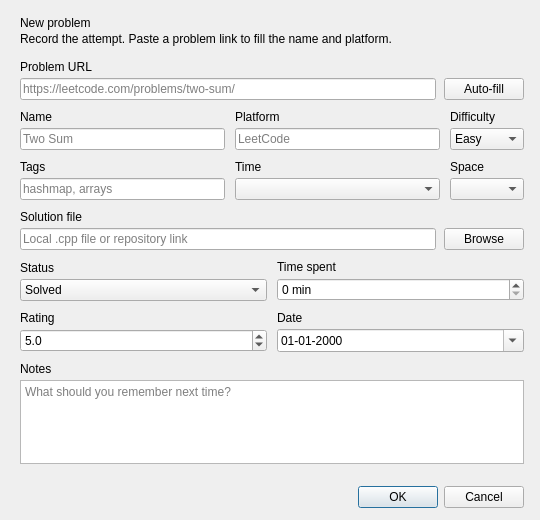
<?xml version="1.0" encoding="UTF-8"?>
<ui version="4.0">
 <class>AddProblemDialog</class>
 <widget class="QDialog" name="AddProblemDialog">
  <property name="geometry">
   <rect>
    <x>0</x>
    <y>0</y>
    <width>540</width>
    <height>520</height>
   </rect>
  </property>
  <property name="minimumSize">
   <size>
    <width>480</width>
    <height>420</height>
   </size>
  </property>
  <property name="windowTitle">
   <string>Add problem</string>
  </property>
  <layout class="QVBoxLayout" name="rootLayout">
   <property name="spacing">
    <number>0</number>
   </property>
   <property name="leftMargin">
    <number>0</number>
   </property>
   <property name="topMargin">
    <number>0</number>
   </property>
   <property name="rightMargin">
    <number>0</number>
   </property>
   <property name="bottomMargin">
    <number>0</number>
   </property>
   <item>
    <widget class="QWidget" name="dialogHeader">
     <layout class="QVBoxLayout" name="headerLayout">
      <property name="spacing">
       <number>2</number>
      </property>
      <property name="leftMargin">
       <number>20</number>
      </property>
      <property name="topMargin">
       <number>16</number>
      </property>
      <property name="rightMargin">
       <number>20</number>
      </property>
      <property name="bottomMargin">
       <number>10</number>
      </property>
      <item>
       <widget class="QLabel" name="dialogTitle">
        <property name="text">
         <string>New problem</string>
        </property>
       </widget>
      </item>
      <item>
       <widget class="QLabel" name="dialogSubtitle">
        <property name="wordWrap">
         <bool>true</bool>
        </property>
        <property name="text">
         <string>Record the attempt. Paste a problem link to fill the name and platform.</string>
        </property>
       </widget>
      </item>
     </layout>
    </widget>
   </item>
   <item>
    <widget class="QScrollArea" name="formScroll">
     <property name="widgetResizable">
      <bool>true</bool>
     </property>
     <property name="frameShape">
      <enum>QFrame::NoFrame</enum>
     </property>
     <property name="horizontalScrollBarPolicy">
      <enum>Qt::ScrollBarAlwaysOff</enum>
     </property>
     <property name="verticalScrollBarPolicy">
      <enum>Qt::ScrollBarAsNeeded</enum>
     </property>
     <property name="sizePolicy">
      <sizepolicy hsizetype="Preferred" vsizetype="Expanding">
       <horstretch>0</horstretch>
       <verstretch>1</verstretch>
      </sizepolicy>
     </property>
     <widget class="QFrame" name="formCard">
      <property name="frameShape">
       <enum>QFrame::NoFrame</enum>
      </property>
      <layout class="QGridLayout" name="formGrid">
       <property name="horizontalSpacing">
        <number>10</number>
       </property>
       <property name="verticalSpacing">
        <number>10</number>
       </property>
       <property name="leftMargin">
        <number>20</number>
       </property>
       <property name="topMargin">
        <number>4</number>
       </property>
       <property name="rightMargin">
        <number>16</number>
       </property>
       <property name="bottomMargin">
        <number>12</number>
       </property>
       <item row="0" column="0" colspan="3">
        <layout class="QVBoxLayout" name="urlColumn">
         <property name="spacing">
          <number>4</number>
         </property>
         <item>
          <widget class="QLabel" name="labelUrl">
           <property name="text">
            <string>Problem URL</string>
           </property>
          </widget>
         </item>
         <item>
          <layout class="QHBoxLayout" name="urlRow">
           <property name="spacing">
            <number>8</number>
           </property>
           <item>
            <widget class="QLineEdit" name="urlEdit">
             <property name="placeholderText">
              <string>https://leetcode.com/problems/two-sum/</string>
             </property>
            </widget>
           </item>
           <item>
            <widget class="QPushButton" name="autoFillButton">
             <property name="text">
              <string>Auto-fill</string>
             </property>
             <property name="toolTip">
              <string>Fill name and platform from the problem link</string>
             </property>
            </widget>
           </item>
          </layout>
         </item>
        </layout>
       </item>
       <item row="1" column="0">
        <layout class="QVBoxLayout" name="nameColumn">
         <property name="spacing">
          <number>4</number>
         </property>
         <item>
          <widget class="QLabel" name="labelName">
           <property name="text">
            <string>Name</string>
           </property>
          </widget>
         </item>
         <item>
          <widget class="QLineEdit" name="nameEdit">
           <property name="placeholderText">
            <string>Two Sum</string>
           </property>
          </widget>
         </item>
        </layout>
       </item>
       <item row="1" column="1">
        <layout class="QVBoxLayout" name="platformColumn">
         <property name="spacing">
          <number>4</number>
         </property>
         <item>
          <widget class="QLabel" name="labelPlatform">
           <property name="text">
            <string>Platform</string>
           </property>
          </widget>
         </item>
         <item>
          <widget class="QLineEdit" name="platformEdit">
           <property name="placeholderText">
            <string>LeetCode</string>
           </property>
          </widget>
         </item>
        </layout>
       </item>
       <item row="1" column="2">
        <layout class="QVBoxLayout" name="difficultyColumn">
         <property name="spacing">
          <number>4</number>
         </property>
         <item>
          <widget class="QLabel" name="labelDifficulty">
           <property name="text">
            <string>Difficulty</string>
           </property>
          </widget>
         </item>
         <item>
          <widget class="QComboBox" name="difficultyCombo">
           <item>
            <property name="text">
             <string>Easy</string>
            </property>
           </item>
           <item>
            <property name="text">
             <string>Medium</string>
            </property>
           </item>
           <item>
            <property name="text">
             <string>Hard</string>
            </property>
           </item>
          </widget>
         </item>
        </layout>
       </item>
       <item row="2" column="0">
        <layout class="QVBoxLayout" name="tagsColumn">
         <property name="spacing">
          <number>4</number>
         </property>
         <item>
          <widget class="QLabel" name="labelTags">
           <property name="text">
            <string>Tags</string>
           </property>
          </widget>
         </item>
         <item>
          <widget class="QLineEdit" name="tagsEdit">
           <property name="placeholderText">
            <string>hashmap, arrays</string>
           </property>
          </widget>
         </item>
        </layout>
       </item>
       <item row="2" column="1">
        <layout class="QVBoxLayout" name="timeComplexityColumn">
         <property name="spacing">
          <number>4</number>
         </property>
         <item>
          <widget class="QLabel" name="labelTimeComplexity">
           <property name="text">
            <string>Time</string>
           </property>
           <property name="toolTip">
            <string>Time complexity</string>
           </property>
          </widget>
         </item>
         <item>
          <widget class="QComboBox" name="timeComplexityCombo">
           <property name="toolTip">
            <string>Time complexity</string>
           </property>
          </widget>
         </item>
        </layout>
       </item>
       <item row="2" column="2">
        <layout class="QVBoxLayout" name="spaceComplexityColumn">
         <property name="spacing">
          <number>4</number>
         </property>
         <item>
          <widget class="QLabel" name="labelSpaceComplexity">
           <property name="text">
            <string>Space</string>
           </property>
           <property name="toolTip">
            <string>Space complexity</string>
           </property>
          </widget>
         </item>
         <item>
          <widget class="QComboBox" name="spaceComplexityCombo">
           <property name="toolTip">
            <string>Space complexity</string>
           </property>
          </widget>
         </item>
        </layout>
       </item>
       <item row="3" column="0" colspan="3">
        <layout class="QVBoxLayout" name="solutionColumn">
         <property name="spacing">
          <number>4</number>
         </property>
         <item>
          <widget class="QLabel" name="labelSolution">
           <property name="text">
            <string>Solution file</string>
           </property>
          </widget>
         </item>
         <item>
          <layout class="QHBoxLayout" name="solutionRow">
           <property name="spacing">
            <number>8</number>
           </property>
           <item>
            <widget class="QLineEdit" name="solutionEdit">
             <property name="placeholderText">
              <string>Local .cpp file or repository link</string>
             </property>
            </widget>
           </item>
           <item>
            <widget class="QPushButton" name="browseSolutionButton">
             <property name="text">
              <string>Browse</string>
             </property>
            </widget>
           </item>
          </layout>
         </item>
        </layout>
       </item>
       <item row="4" column="0" colspan="3">
        <layout class="QGridLayout" name="sessionGrid">
         <property name="horizontalSpacing">
          <number>10</number>
         </property>
         <property name="verticalSpacing">
          <number>10</number>
         </property>
         <item row="0" column="0">
          <layout class="QVBoxLayout" name="statusColumn">
           <property name="spacing">
            <number>4</number>
           </property>
           <item>
            <widget class="QLabel" name="labelStatus">
             <property name="text">
              <string>Status</string>
             </property>
            </widget>
           </item>
           <item>
            <widget class="QComboBox" name="statusCombo">
             <item>
              <property name="text">
               <string>Solved</string>
              </property>
             </item>
             <item>
              <property name="text">
               <string>Failed</string>
              </property>
             </item>
             <item>
              <property name="text">
               <string>In Progress</string>
              </property>
             </item>
            </widget>
           </item>
          </layout>
         </item>
         <item row="0" column="1">
          <layout class="QVBoxLayout" name="timeColumn">
           <property name="spacing">
            <number>4</number>
           </property>
           <item>
            <widget class="QLabel" name="labelTime">
             <property name="text">
              <string>Time spent</string>
             </property>
            </widget>
           </item>
           <item>
            <widget class="QSpinBox" name="timeSpin">
             <property name="suffix">
              <string> min</string>
             </property>
             <property name="maximum">
              <number>100000</number>
             </property>
            </widget>
           </item>
          </layout>
         </item>
         <item row="1" column="0">
          <layout class="QVBoxLayout" name="ratingColumn">
           <property name="spacing">
            <number>4</number>
           </property>
           <item>
            <widget class="QLabel" name="labelRating">
             <property name="text">
              <string>Rating</string>
             </property>
            </widget>
           </item>
           <item>
            <widget class="QDoubleSpinBox" name="ratingSpin">
             <property name="decimals">
              <number>1</number>
             </property>
             <property name="minimum">
              <double>1.000000000000000</double>
             </property>
             <property name="maximum">
              <double>10.000000000000000</double>
             </property>
             <property name="singleStep">
              <double>0.500000000000000</double>
             </property>
             <property name="value">
              <double>5.000000000000000</double>
             </property>
            </widget>
           </item>
          </layout>
         </item>
         <item row="1" column="1">
          <layout class="QVBoxLayout" name="dateColumn">
           <property name="spacing">
            <number>4</number>
           </property>
           <item>
            <widget class="QLabel" name="labelDate">
             <property name="text">
              <string>Date</string>
             </property>
            </widget>
           </item>
           <item>
            <widget class="QDateEdit" name="dateEdit">
             <property name="displayFormat">
              <string>dd-MM-yyyy</string>
             </property>
             <property name="calendarPopup">
              <bool>true</bool>
             </property>
            </widget>
           </item>
          </layout>
         </item>
        </layout>
       </item>
       <item row="5" column="0" colspan="3">
        <layout class="QVBoxLayout" name="notesColumn">
         <property name="spacing">
          <number>4</number>
         </property>
         <item>
          <widget class="QLabel" name="labelNotes">
           <property name="text">
            <string>Notes</string>
           </property>
          </widget>
         </item>
         <item>
          <widget class="QPlainTextEdit" name="notesEdit">
           <property name="placeholderText">
            <string>What should you remember next time?</string>
           </property>
           <property name="maximumSize">
            <size>
             <width>16777215</width>
             <height>85</height>
            </size>
           </property>
          </widget>
         </item>
        </layout>
       </item>
       <item row="6" column="0" colspan="3">
        <spacer name="formTail">
         <property name="orientation">
          <enum>Qt::Vertical</enum>
         </property>
         <property name="sizeHint" stdset="0">
          <size>
           <width>0</width>
           <height>0</height>
          </size>
         </property>
        </spacer>
       </item>
      </layout>
     </widget>
    </widget>
   </item>
   <item>
    <widget class="QFrame" name="dialogFooter">
     <property name="frameShape">
      <enum>QFrame::NoFrame</enum>
     </property>
     <layout class="QHBoxLayout" name="footerLayout">
      <property name="spacing">
       <number>8</number>
      </property>
      <property name="leftMargin">
       <number>16</number>
      </property>
      <property name="topMargin">
       <number>10</number>
      </property>
      <property name="rightMargin">
       <number>16</number>
      </property>
      <property name="bottomMargin">
       <number>12</number>
      </property>
      <item>
       <spacer name="footerStretch">
        <property name="orientation">
         <enum>Qt::Horizontal</enum>
        </property>
        <property name="sizeHint" stdset="0">
         <size>
          <width>0</width>
          <height>0</height>
         </size>
        </property>
       </spacer>
      </item>
      <item>
       <widget class="QDialogButtonBox" name="dialogButtons">
        <property name="standardButtons">
         <set>QDialogButtonBox::Cancel|QDialogButtonBox::Ok</set>
        </property>
       </widget>
      </item>
     </layout>
    </widget>
   </item>
  </layout>
 </widget>
 <resources/>
 <connections/>
</ui>
